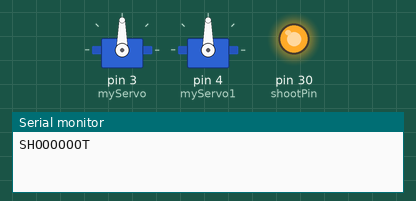
Simulated run of this sketch. Board: Arduino Mega 2560, built with avr-gcc and run on an emulated ATmega2560. On the bench: 2 × servo, output pins drawn as LEDs (lit = HIGH), the last lines printed to the serial monitor.

Above: at 0.05 s.
At 0.8 s:
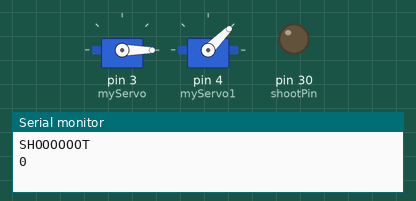
At 3.75 s:
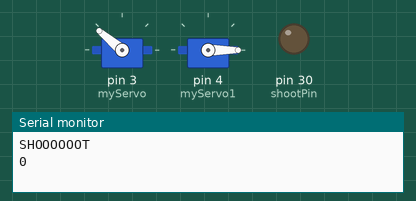
Timing chart, 0 to 8.7 s (numbered marks = the images above):
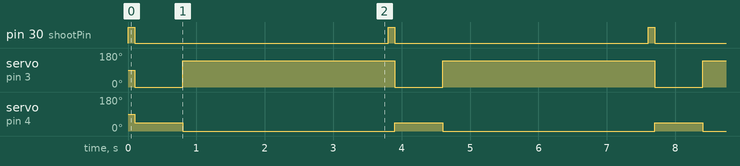

The sketch:

servoAttempt.ino
```cpp
#include <Servo.h>

Servo myServo;// Create a servo object
Servo myServo1;

int shootPin = 30;


void setup() {
  Serial.begin(115200);
  myServo.attach(3);
  myServo1.attach(4);
  pinMode(3,OUTPUT);
  pinMode(4,OUTPUT);
  pinMode(shootPin, OUTPUT);
  digitalWrite(shootPin,LOW);
}

void loop() {

  shoot();
  //delay(500);
  load();
  //delay(500);

}


void load() {

    myServo.write(0);  // Set servo angle
 Serial.println(0);

    myServo1.write(45);  // Set servo angle


  delay(700);
  myServo.write(140);
  myServo1.write(0);

   delay(3000);
  }

void shoot(){
  Serial.println("SHOOOOOOT");

  digitalWrite(shootPin, HIGH);
    delay(100);
    digitalWrite(shootPin, LOW);

}
```

Measured:
- by itself, pin 30 (shootPin): alternates HIGH for 0.10 s and LOW for 3.7 s
- by itself, servo on pin 3 (myServo): alternates 140° for 3.1 s and 0° for 0.70 s
- by itself, servo on pin 4 (myServo1): alternates 45° for 0.70 s and 0° for 3.1 s
